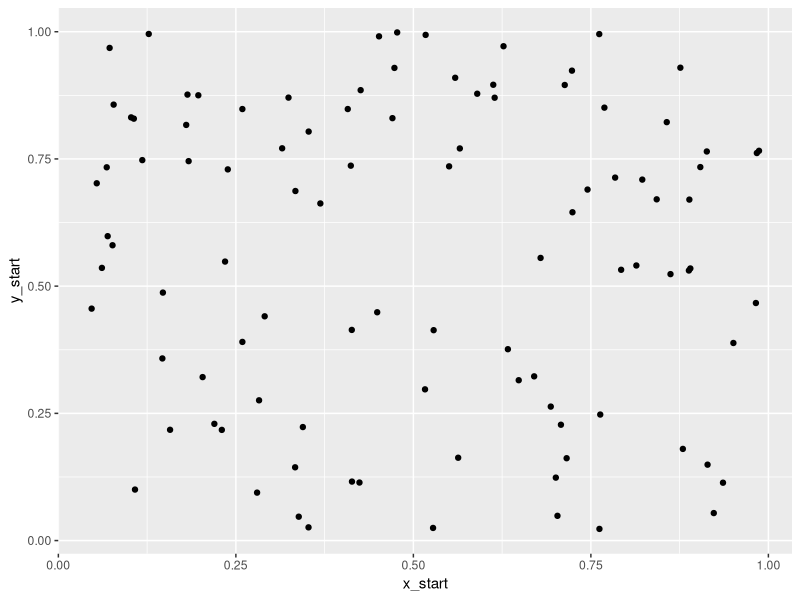

Here is the R script that generated this plot:
library(tidyverse)

calc_x <- function(distance, angle, direction = 1L){
  distance * cos(angle) * direction
}

calc_y <- function(distance, angle, direction = 1L){
  distance * sin(angle) * direction
}

cover_main_color <- "#164E80"

colors <- c(
  "#d90429", "#ef233c",
  "#edf2f4", "#8d99ae",
  "#2b2d42"
)


set.seed(10)
range <- seq.default(0.1, 0.8, by = 0.1)
angles <- sample(range, size = 100, replace = TRUE)
df <- tibble(
    id = 1:100,
    x_start = runif(100),
    y_start = runif(100),
    distance = 10L,
    angle = angles,
    color = sample(colors, size = 100, replace = TRUE),
    direction = 1L#sample(c(1L, -1L), size = 100, replace = TRUE)
  ) %>% 
  mutate(
    x_end = calc_x(distance, angle, direction) + x_start,
    y_end = calc_y(distance, angle, direction) + y_start
  )


ggplot(df) +
  geom_point(
    aes(x = x_start, y = y_start)
  )


pl <- ggplot(df) +
  geom_segment(
    aes(x = x_start, y = y_start, xend = x_end, yend = y_end, group = id, color = color)
  ) +
  theme_void() +
  scale_color_identity()


ragg::agg_png(
  "Cover/Images/lines.png", res = 800, 
  width = 4500, height = 4500, background = NULL
)
print(pl)
dev.off()
